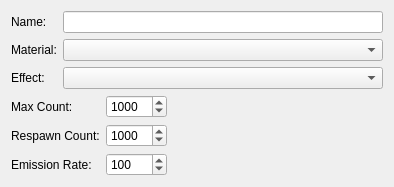
<ui version="4.0" >
 <class>QEmitterNodePage</class>
 <widget class="QWidget" name="QEmitterNodePage" >
  <property name="geometry" >
   <rect>
    <x>0</x>
    <y>0</y>
    <width>394</width>
    <height>170</height>
   </rect>
  </property>
  <property name="windowTitle" >
   <string>Form</string>
  </property>
  <layout class="QGridLayout" >
   <item row="0" column="0" >
    <widget class="QLabel" name="label" >
     <property name="text" >
      <string>Name:</string>
     </property>
    </widget>
   </item>
   <item row="0" column="1" >
    <widget class="QLineEdit" name="m_name" />
   </item>
   <item row="1" column="0" >
    <widget class="QLabel" name="label_6" >
     <property name="text" >
      <string>Material:</string>
     </property>
    </widget>
   </item>
   <item row="1" column="1" >
    <widget class="MaterialComboBox" name="m_material" />
   </item>
   <item row="2" column="0" >
    <widget class="QLabel" name="label_2" >
     <property name="text" >
      <string>Effect:</string>
     </property>
    </widget>
   </item>
   <item row="2" column="1" >
    <widget class="EffectComboBox" name="m_effect" />
   </item>
   <item row="3" column="0" colspan="2" >
    <layout class="QGridLayout" >
     <item row="0" column="0" >
      <widget class="QLabel" name="label_3" >
       <property name="sizePolicy" >
        <sizepolicy vsizetype="Preferred" hsizetype="Fixed" >
         <horstretch>0</horstretch>
         <verstretch>0</verstretch>
        </sizepolicy>
       </property>
       <property name="toolTip" >
        <string>&lt;html>&lt;head>&lt;meta name="qrichtext" content="1" />&lt;style type="text/css">
p, li { white-space: pre-wrap; }
&lt;/style>&lt;/head>&lt;body style=" font-family:'MS Shell Dlg 2'; font-size:8.25pt; font-weight:400; font-style:normal;">
&lt;p style=" margin-top:0px; margin-bottom:0px; margin-left:0px; margin-right:0px; -qt-block-indent:0; text-indent:0px;">maximal number of particles&lt;/p>&lt;/body>&lt;/html></string>
       </property>
       <property name="text" >
        <string>Max Count:</string>
       </property>
      </widget>
     </item>
     <item row="0" column="1" >
      <widget class="QSpinBox" name="m_maxCount" >
       <property name="toolTip" >
        <string>&lt;html>&lt;head>&lt;meta name="qrichtext" content="1" />&lt;style type="text/css">
p, li { white-space: pre-wrap; }
&lt;/style>&lt;/head>&lt;body style=" font-family:'MS Shell Dlg 2'; font-size:8.25pt; font-weight:400; font-style:normal;">
&lt;p style=" margin-top:0px; margin-bottom:0px; margin-left:0px; margin-right:0px; -qt-block-indent:0; text-indent:0px;">maximal number of particles&lt;/p>&lt;/body>&lt;/html></string>
       </property>
       <property name="whatsThis" >
        <string>&lt;html>&lt;head>&lt;meta name="qrichtext" content="1" />&lt;style type="text/css">
p, li { white-space: pre-wrap; }
&lt;/style>&lt;/head>&lt;body style=" font-family:'MS Shell Dlg 2'; font-size:8.25pt; font-weight:400; font-style:normal;">
&lt;p style=" margin-top:0px; margin-bottom:0px; margin-left:0px; margin-right:0px; -qt-block-indent:0; text-indent:0px;">maximal number of particles&lt;/p>&lt;/body>&lt;/html></string>
       </property>
       <property name="accelerated" >
        <bool>true</bool>
       </property>
       <property name="maximum" >
        <number>50000</number>
       </property>
       <property name="value" >
        <number>1000</number>
       </property>
      </widget>
     </item>
     <item row="0" column="2" >
      <spacer>
       <property name="orientation" >
        <enum>Qt::Horizontal</enum>
       </property>
       <property name="sizeHint" >
        <size>
         <width>230</width>
         <height>20</height>
        </size>
       </property>
      </spacer>
     </item>
     <item row="1" column="0" >
      <widget class="QLabel" name="label_4" >
       <property name="sizePolicy" >
        <sizepolicy vsizetype="Preferred" hsizetype="Fixed" >
         <horstretch>0</horstretch>
         <verstretch>0</verstretch>
        </sizepolicy>
       </property>
       <property name="toolTip" >
        <string>&lt;html>&lt;head>&lt;meta name="qrichtext" content="1" />&lt;style type="text/css">
p, li { white-space: pre-wrap; }
&lt;/style>&lt;/head>&lt;body style=" font-family:'MS Shell Dlg 2'; font-size:8.25pt; font-weight:400; font-style:normal;">
&lt;p style=" margin-top:0px; margin-bottom:0px; margin-left:0px; margin-right:0px; -qt-block-indent:0; text-indent:0px;">number of times a particle is reborn (-1 for inifinite)&lt;/p>&lt;/body>&lt;/html></string>
       </property>
       <property name="text" >
        <string>Respawn Count:</string>
       </property>
      </widget>
     </item>
     <item row="1" column="1" >
      <widget class="QSpinBox" name="m_respawnCount" >
       <property name="toolTip" >
        <string>&lt;html>&lt;head>&lt;meta name="qrichtext" content="1" />&lt;style type="text/css">
p, li { white-space: pre-wrap; }
&lt;/style>&lt;/head>&lt;body style=" font-family:'MS Shell Dlg 2'; font-size:8.25pt; font-weight:400; font-style:normal;">
&lt;p style="-qt-paragraph-type:empty; margin-top:0px; margin-bottom:0px; margin-left:0px; margin-right:0px; -qt-block-indent:0; text-indent:0px; font-size:8pt;">&lt;/p>&lt;/body>&lt;/html></string>
       </property>
       <property name="whatsThis" >
        <string>&lt;html>&lt;head>&lt;meta name="qrichtext" content="1" />&lt;style type="text/css">
p, li { white-space: pre-wrap; }
&lt;/style>&lt;/head>&lt;body style=" font-family:'MS Shell Dlg 2'; font-size:8.25pt; font-weight:400; font-style:normal;">
&lt;p style=" margin-top:0px; margin-bottom:0px; margin-left:0px; margin-right:0px; -qt-block-indent:0; text-indent:0px;">number of times a particle is reborn (-1 for inifinite)&lt;/p>&lt;/body>&lt;/html></string>
       </property>
       <property name="specialValueText" >
        <string>inifinite</string>
       </property>
       <property name="accelerated" >
        <bool>true</bool>
       </property>
       <property name="minimum" >
        <number>-1</number>
       </property>
       <property name="maximum" >
        <number>50000</number>
       </property>
       <property name="value" >
        <number>1000</number>
       </property>
      </widget>
     </item>
     <item row="1" column="2" >
      <spacer>
       <property name="orientation" >
        <enum>Qt::Horizontal</enum>
       </property>
       <property name="sizeHint" >
        <size>
         <width>230</width>
         <height>20</height>
        </size>
       </property>
      </spacer>
     </item>
     <item row="2" column="0" >
      <widget class="QLabel" name="label_5" >
       <property name="sizePolicy" >
        <sizepolicy vsizetype="Preferred" hsizetype="Fixed" >
         <horstretch>0</horstretch>
         <verstretch>0</verstretch>
        </sizepolicy>
       </property>
       <property name="toolTip" >
        <string>&lt;html>&lt;head>&lt;meta name="qrichtext" content="1" />&lt;style type="text/css">
p, li { white-space: pre-wrap; }
&lt;/style>&lt;/head>&lt;body style=" font-family:'MS Shell Dlg 2'; font-size:8.25pt; font-weight:400; font-style:normal;">
&lt;p style=" margin-top:0px; margin-bottom:0px; margin-left:0px; margin-right:0px; -qt-block-indent:0; text-indent:0px;">maximal number of particles to be created per second &lt;/p>&lt;/body>&lt;/html></string>
       </property>
       <property name="text" >
        <string>Emission Rate:</string>
       </property>
      </widget>
     </item>
     <item row="2" column="1" >
      <widget class="QSpinBox" name="m_emissionRate" >
       <property name="specialValueText" >
        <string>None</string>
       </property>
       <property name="maximum" >
        <number>50000</number>
       </property>
       <property name="value" >
        <number>100</number>
       </property>
      </widget>
     </item>
     <item row="2" column="2" >
      <spacer>
       <property name="orientation" >
        <enum>Qt::Horizontal</enum>
       </property>
       <property name="sizeHint" >
        <size>
         <width>230</width>
         <height>20</height>
        </size>
       </property>
      </spacer>
     </item>
    </layout>
   </item>
  </layout>
 </widget>
 <customwidgets>
  <customwidget>
   <class>MaterialComboBox</class>
   <extends>QComboBox</extends>
   <header>MaterialComboBox.h</header>
  </customwidget>
  <customwidget>
   <class>EffectComboBox</class>
   <extends>QComboBox</extends>
   <header>EffectComboBox.h</header>
  </customwidget>
 </customwidgets>
 <resources/>
 <connections/>
</ui>
